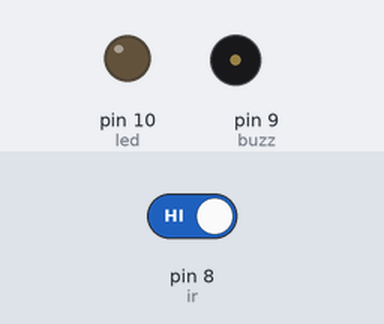
A sketch run on a simulated Arduino Uno, built with avr-gcc and run on an emulated ATmega328P. On the bench: output pins drawn as LEDs (lit = HIGH), buzzer (waves = sounding, pin HIGH). The test bench sets the inputs (shaded band); at power-on: pin 8 (ir) HIGH.

Above: at 1.2 s.
1.3 s: pin 8 (ir) driven LOW
At 2.2 s:
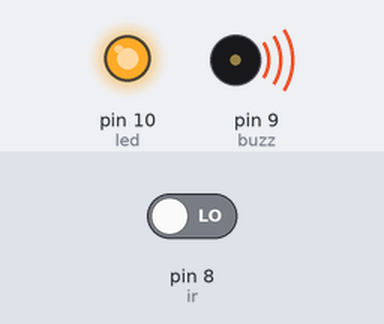
2.8 s: pin 8 (ir) driven HIGH
At 3.3 s:
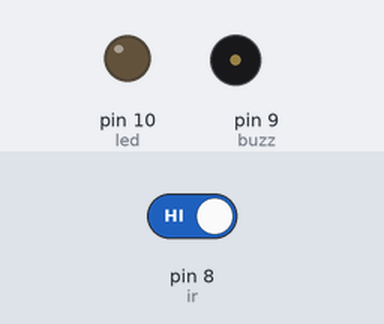
Timing chart, 0 to 5.8 s (numbered marks = the images above; inputs shaded):
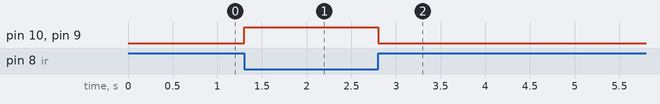

Measured:
- after the input at 1.3 s, pin 10 (led), pin 9 (buzz): LOW → HIGH at once
- after the input at 2.8 s, pin 10 (led), pin 9 (buzz): HIGH → LOW at once

The sketch:

Securitybuzz.ino
```cpp
int ir= 8;
int buzz= 9;
int led=10;

void setup() {
  // put your setup code here, to run once:

  pinMode(ir, INPUT);
  pinMode(buzz, OUTPUT);
  pinMode(led, OUTPUT);
}

void loop() {
  // put your main code here, to run repeatedly:


 if(digitalRead(ir) == LOW)
 {digitalWrite(led,HIGH);
  digitalWrite(buzz,HIGH);\

  }
else
{
 digitalWrite(led,LOW);
 digitalWrite(buzz,LOW);
 }
}
```
